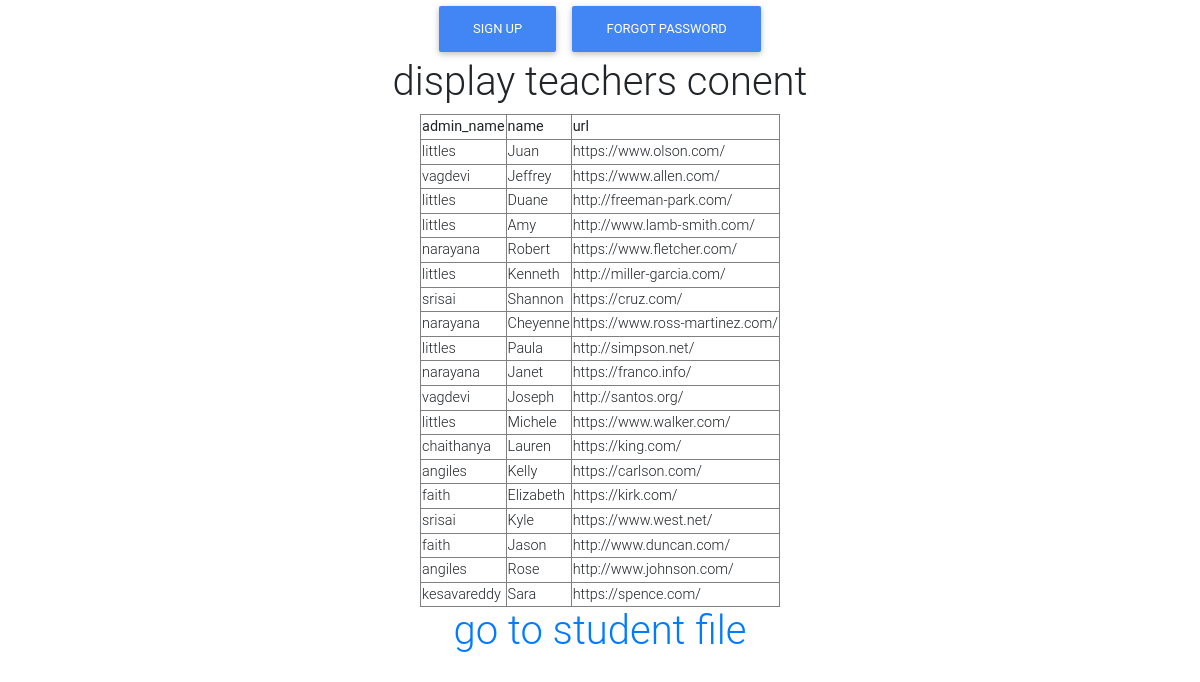
Screenshot of /dis_teacher/ with the database file from the repository.
### app/models.py (models this page shows, shortened)
class Teacher(models.Model):
    admin_name=models.ForeignKey(Admin, on_delete=models.CASCADE)
    name=models.CharField(max_length=30)
    url=models.URLField(max_length=100)

class Admin(models.Model):
    admin_name=models.CharField(max_length=100,primary_key=True)
    def __str__(self):
        return self.admin_name

### app/views.py (the view)
# urls.py: path('dis_teacher/',views.dis_teacher,name='dis_teacher'),
def dis_teacher(request):
    teachers=Teacher.objects.all()
    e={'teachers':teachers}
    return render(request,'dis_teacher.html',context=e)

### templates/dis_teacher.html (shortened to what this page needs)
{% load static %}
<!DOCTYPE html>
<html lang="en">
<head>
    <link rel="stylesheet" href="{% static 'css/bootstrap.css' %}">
    <link rel="stylesheet" href="{% static 'css/mdb.css' %}">
</head>
<body>
    <center>
    <button type="button" class="btn btn-primary">sign up</button>
    <button type="button" class="btn btn-primary">forgot password</button>
        <h1>display teachers conent</h1>
        {% if teachers %}
        <table border="1px">
            <tr>
                <th>admin_name</th>
                <th>name</th>
                <th>url</th>
            </tr>
            {% for i in teachers %}
            <tr>
                <td>{{i.admin_name}}</td>
                <td>{{i.name}}</td>
                <td>{{i.url}}</td>
            </tr>
            {% endfor %}
        </table>
        {% else %}
            <h1>no data </h1>
        {% endif %}
        <h1><a href="{% url 'dis_student' %}">go to student  file</a></h1>
    </center>
</body>
</html>

### rows the page displays
Teacher: admin_name "littles", name "Juan", url "https://www.olson.com/"
Teacher: admin_name "vagdevi", name "Jeffrey", url "https://www.allen.com/"
Teacher: admin_name "littles", name "Duane", url "http://freeman-park.com/"
Teacher: admin_name "littles", name "Amy", url "http://www.lamb-smith.com/"
Teacher: admin_name "narayana", name "Robert", url "https://www.fletcher.com/"
Teacher: admin_name "littles", name "Kenneth", url "http://miller-garcia.com/"
Teacher: admin_name "srisai", name "Shannon", url "https://cruz.com/"
Teacher: admin_name "narayana", name "Cheyenne", url "https://www.ross-martinez.com/"
Teacher: admin_name "littles", name "Paula", url "http://simpson.net/"
Teacher: admin_name "narayana", name "Janet", url "https://franco.info/"
Teacher: admin_name "vagdevi", name "Joseph", url "http://santos.org/"
Teacher: admin_name "littles", name "Michele", url "https://www.walker.com/"
Teacher: admin_name "chaithanya", name "Lauren", url "https://king.com/"
Teacher: admin_name "angiles", name "Kelly", url "https://carlson.com/"
Teacher: admin_name "faith", name "Elizabeth", url "https://kirk.com/"
Teacher: admin_name "srisai", name "Kyle", url "https://www.west.net/"
Teacher: admin_name "faith", name "Jason", url "http://www.duncan.com/"
Teacher: admin_name "angiles", name "Rose", url "http://www.johnson.com/"
Teacher: admin_name "kesavareddy", name "Sara", url "https://spence.com/"
